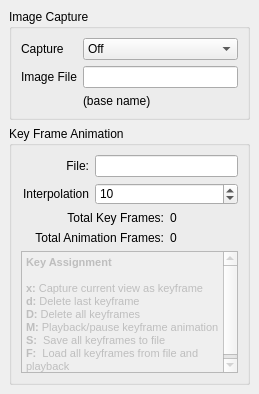
<?xml version="1.0" encoding="UTF-8"?>
<ui version="4.0">
 <class>AnimationControls</class>
 <widget class="QDockWidget" name="AnimationControls">
  <property name="geometry">
   <rect>
    <x>0</x>
    <y>0</y>
    <width>259</width>
    <height>394</height>
   </rect>
  </property>
  <property name="sizePolicy">
   <sizepolicy hsizetype="Preferred" vsizetype="Fixed">
    <horstretch>0</horstretch>
    <verstretch>0</verstretch>
   </sizepolicy>
  </property>
  <property name="minimumSize">
   <size>
    <width>238</width>
    <height>368</height>
   </size>
  </property>
  <property name="maximumSize">
   <size>
    <width>524287</width>
    <height>524287</height>
   </size>
  </property>
  <property name="styleSheet">
   <string notr="true">QDockWidget {border:1px solid blue;}</string>
  </property>
  <property name="windowTitle">
   <string>Animation Controls</string>
  </property>
  <widget class="QWidget" name="dockWidgetContents">
   <property name="windowTitle">
    <string>Dialog</string>
   </property>
   <layout class="QVBoxLayout" name="verticalLayout">
    <item>
     <widget class="QGroupBox" name="groupBox">
      <property name="title">
       <string>Image Capture</string>
      </property>
      <layout class="QGridLayout" name="gridLayout">
       <item row="0" column="0">
        <widget class="QLabel" name="label">
         <property name="text">
          <string>Capture</string>
         </property>
        </widget>
       </item>
       <item row="0" column="1">
        <widget class="QComboBox" name="captureEnable">
         <item>
          <property name="text">
           <string>Off</string>
          </property>
         </item>
         <item>
          <property name="text">
           <string>On</string>
          </property>
         </item>
        </widget>
       </item>
       <item row="1" column="0">
        <widget class="QLabel" name="label_2">
         <property name="text">
          <string>Image File</string>
         </property>
        </widget>
       </item>
       <item row="1" column="1">
        <widget class="QLineEdit" name="imageFile"/>
       </item>
       <item row="2" column="1">
        <widget class="QLabel" name="label_3">
         <property name="text">
          <string>(base name)</string>
         </property>
        </widget>
       </item>
      </layout>
     </widget>
    </item>
    <item>
     <widget class="QGroupBox" name="groupBox_2">
      <property name="title">
       <string>Key Frame Animation</string>
      </property>
      <layout class="QGridLayout" name="gridLayout_2">
       <item row="2" column="0" colspan="2">
        <widget class="QLabel" name="label_6">
         <property name="text">
          <string>Total Key Frames:</string>
         </property>
         <property name="alignment">
          <set>Qt::AlignRight|Qt::AlignTrailing|Qt::AlignVCenter</set>
         </property>
        </widget>
       </item>
       <item row="2" column="2">
        <widget class="QLabel" name="totalKeyFrames">
         <property name="text">
          <string>0</string>
         </property>
        </widget>
       </item>
       <item row="3" column="0" colspan="2">
        <widget class="QLabel" name="label_7">
         <property name="text">
          <string>Total Animation Frames:</string>
         </property>
         <property name="alignment">
          <set>Qt::AlignRight|Qt::AlignTrailing|Qt::AlignVCenter</set>
         </property>
        </widget>
       </item>
       <item row="3" column="2">
        <widget class="QLabel" name="totalAnimationFrames">
         <property name="text">
          <string>0</string>
         </property>
        </widget>
       </item>
       <item row="4" column="0" colspan="3">
        <widget class="QTextEdit" name="textEdit">
         <property name="enabled">
          <bool>false</bool>
         </property>
         <property name="html">
          <string>&lt;!DOCTYPE HTML PUBLIC &quot;-//W3C//DTD HTML 4.0//EN&quot; &quot;http://www.w3.org/TR/REC-html40/strict.dtd&quot;&gt;
&lt;html&gt;&lt;head&gt;&lt;meta name=&quot;qrichtext&quot; content=&quot;1&quot; /&gt;&lt;style type=&quot;text/css&quot;&gt;
p, li { white-space: pre-wrap; }
&lt;/style&gt;&lt;/head&gt;&lt;body style=&quot; font-family:'MS Shell Dlg 2'; font-size:8.25pt; font-weight:400; font-style:normal;&quot;&gt;
&lt;p style=&quot; margin-top:0px; margin-bottom:0px; margin-left:0px; margin-right:0px; -qt-block-indent:0; text-indent:0px;&quot;&gt;&lt;span style=&quot; font-weight:600;&quot;&gt;Key Assignment&lt;/span&gt;&lt;/p&gt;
&lt;p style=&quot;-qt-paragraph-type:empty; margin-top:0px; margin-bottom:0px; margin-left:0px; margin-right:0px; -qt-block-indent:0; text-indent:0px; font-weight:600;&quot;&gt;&lt;br /&gt;&lt;/p&gt;
&lt;p style=&quot; margin-top:0px; margin-bottom:0px; margin-left:0px; margin-right:0px; -qt-block-indent:0; text-indent:0px;&quot;&gt;&lt;span style=&quot; font-weight:600;&quot;&gt;x: &lt;/span&gt;Capture current view as keyframe&lt;span style=&quot; font-weight:600;&quot;&gt;	&lt;/span&gt;&lt;/p&gt;
&lt;p style=&quot; margin-top:0px; margin-bottom:0px; margin-left:0px; margin-right:0px; -qt-block-indent:0; text-indent:0px;&quot;&gt;&lt;span style=&quot; font-weight:600;&quot;&gt;d:&lt;/span&gt; Delete last keyframe&lt;/p&gt;
&lt;p style=&quot; margin-top:0px; margin-bottom:0px; margin-left:0px; margin-right:0px; -qt-block-indent:0; text-indent:0px;&quot;&gt;&lt;span style=&quot; font-weight:600;&quot;&gt;D: &lt;/span&gt;Delete all keyframes&lt;/p&gt;
&lt;p style=&quot; margin-top:0px; margin-bottom:0px; margin-left:0px; margin-right:0px; -qt-block-indent:0; text-indent:0px;&quot;&gt;&lt;span style=&quot; font-weight:600;&quot;&gt;M: &lt;/span&gt;Playback/pause keyframe animation&lt;/p&gt;
&lt;p style=&quot; margin-top:0px; margin-bottom:0px; margin-left:0px; margin-right:0px; -qt-block-indent:0; text-indent:0px;&quot;&gt;&lt;span style=&quot; font-weight:600;&quot;&gt;S:  &lt;/span&gt;Save all keyframes to file&lt;/p&gt;
&lt;p style=&quot; margin-top:0px; margin-bottom:0px; margin-left:0px; margin-right:0px; -qt-block-indent:0; text-indent:0px;&quot;&gt;&lt;span style=&quot; font-weight:600;&quot;&gt;F: &lt;/span&gt; Load all keyframes from file and playback&lt;/p&gt;&lt;/body&gt;&lt;/html&gt;</string>
         </property>
        </widget>
       </item>
       <item row="1" column="0">
        <widget class="QLabel" name="label_5">
         <property name="text">
          <string>Interpolation</string>
         </property>
         <property name="alignment">
          <set>Qt::AlignRight|Qt::AlignTrailing|Qt::AlignVCenter</set>
         </property>
        </widget>
       </item>
       <item row="0" column="0">
        <widget class="QLabel" name="label_4">
         <property name="text">
          <string>File:</string>
         </property>
         <property name="alignment">
          <set>Qt::AlignRight|Qt::AlignTrailing|Qt::AlignVCenter</set>
         </property>
        </widget>
       </item>
       <item row="0" column="1" colspan="2">
        <widget class="QLineEdit" name="animationFile"/>
       </item>
       <item row="1" column="1" colspan="2">
        <widget class="QSpinBox" name="interpolation">
         <property name="value">
          <number>10</number>
         </property>
        </widget>
       </item>
      </layout>
     </widget>
    </item>
   </layout>
  </widget>
 </widget>
 <resources/>
 <connections/>
</ui>
